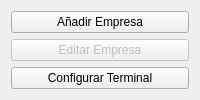
     <widget class="QWidget" name="main_page">
      <layout class="QVBoxLayout" name="verticalLayout_2">
       <item>
        <widget class="QPushButton" name="btn_add_empresa">
         <property name="sizePolicy">
          <sizepolicy hsizetype="Minimum" vsizetype="Minimum">
           <horstretch>0</horstretch>
           <verstretch>0</verstretch>
          </sizepolicy>
         </property>
         <property name="text">
          <string>Añadir Empresa</string>
         </property>
         <property name="icon">
          <iconset>
           <normaloff>:/Icons/PNG/empresa.png</normaloff>:/Icons/PNG/empresa.png</iconset>
         </property>
         <property name="iconSize">
          <size>
           <width>64</width>
           <height>64</height>
          </size>
         </property>
        </widget>
       </item>
       <item>
        <widget class="QPushButton" name="btn_edit_empresa">
         <property name="enabled">
          <bool>false</bool>
         </property>
         <property name="sizePolicy">
          <sizepolicy hsizetype="Minimum" vsizetype="Minimum">
           <horstretch>0</horstretch>
           <verstretch>0</verstretch>
          </sizepolicy>
         </property>
         <property name="text">
          <string>Editar Empresa</string>
         </property>
         <property name="icon">
          <iconset>
           <normaloff>:/Icons/PNG/empresa.png</normaloff>:/Icons/PNG/empresa.png</iconset>
         </property>
         <property name="iconSize">
          <size>
           <width>64</width>
           <height>64</height>
          </size>
         </property>
        </widget>
       </item>
       <item>
        <widget class="QPushButton" name="btnConfigTerminal">
         <property name="sizePolicy">
          <sizepolicy hsizetype="Minimum" vsizetype="Minimum">
           <horstretch>0</horstretch>
           <verstretch>0</verstretch>
          </sizepolicy>
         </property>
         <property name="text">
          <string>Configurar Terminal</string>
         </property>
         <property name="icon">
          <iconset>
           <normaloff>:/Icons/PNG/Config.png</normaloff>:/Icons/PNG/Config.png</iconset>
         </property>
         <property name="iconSize">
          <size>
           <width>64</width>
           <height>64</height>
          </size>
         </property>
        </widget>
       </item>
      </layout>
     </widget>
